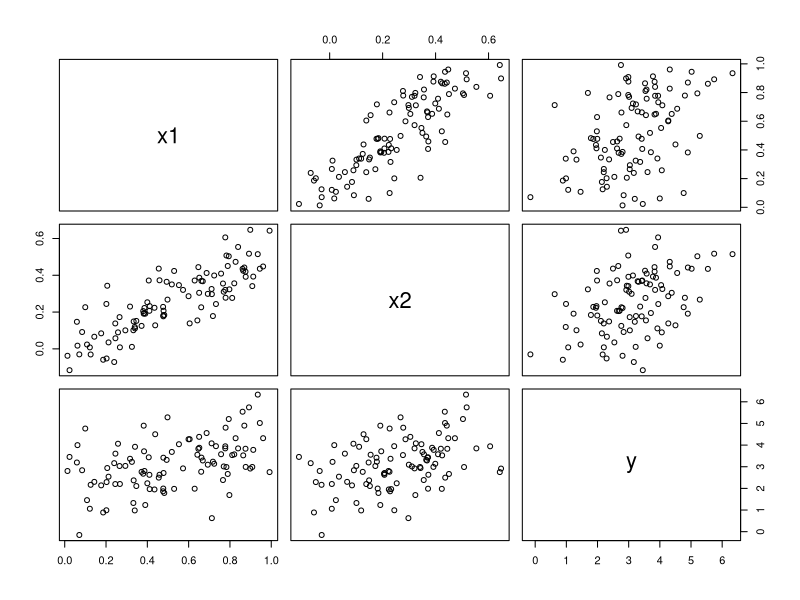
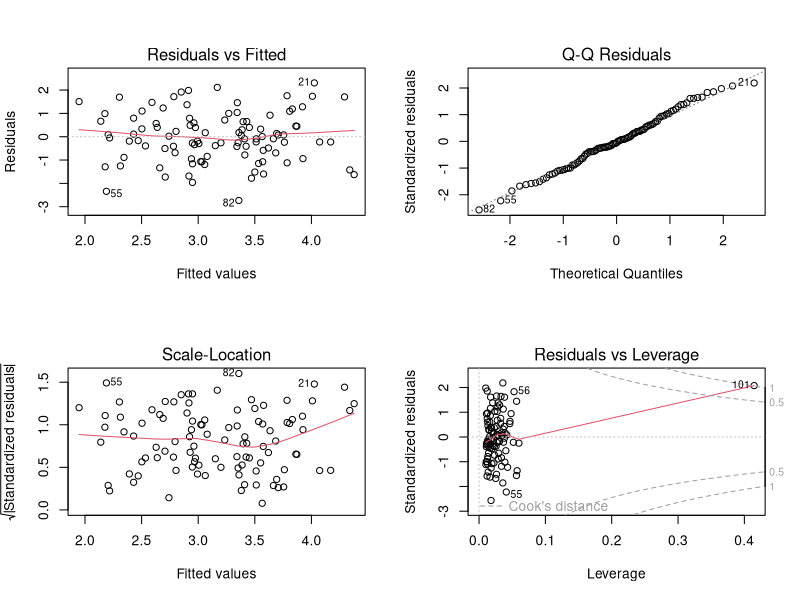
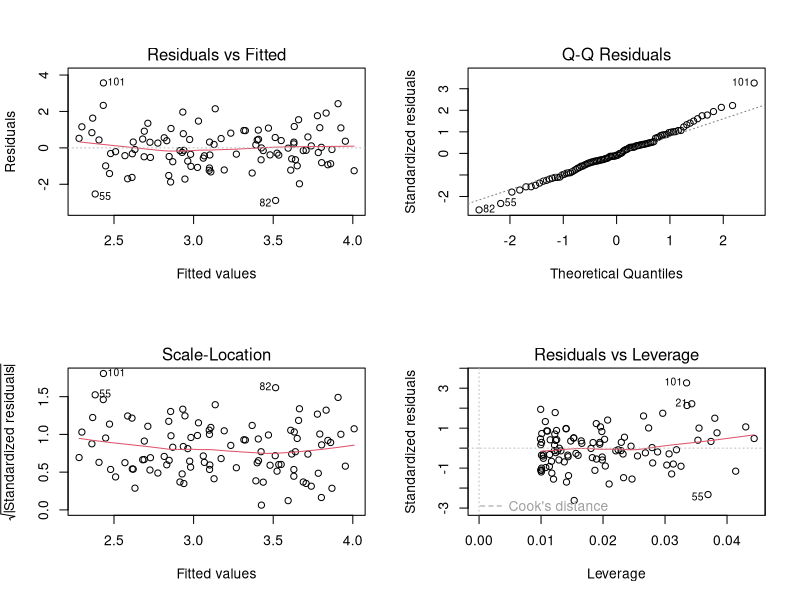
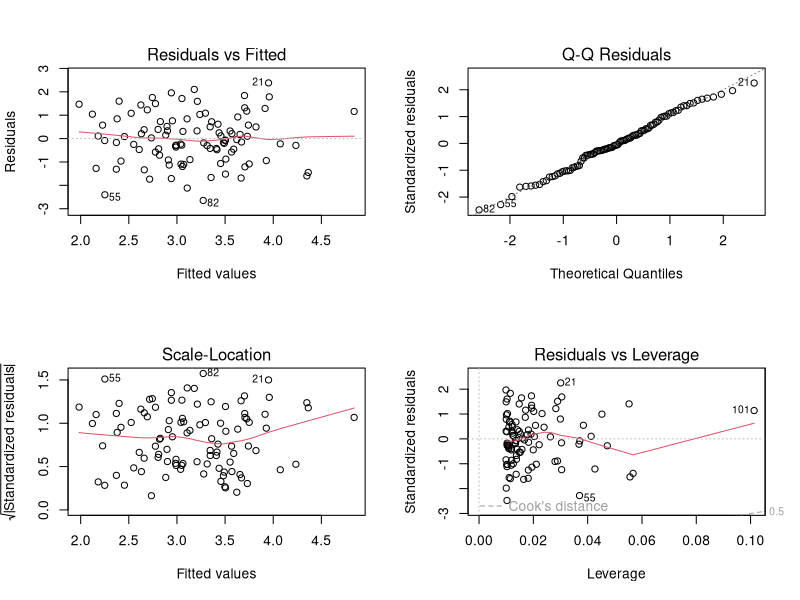
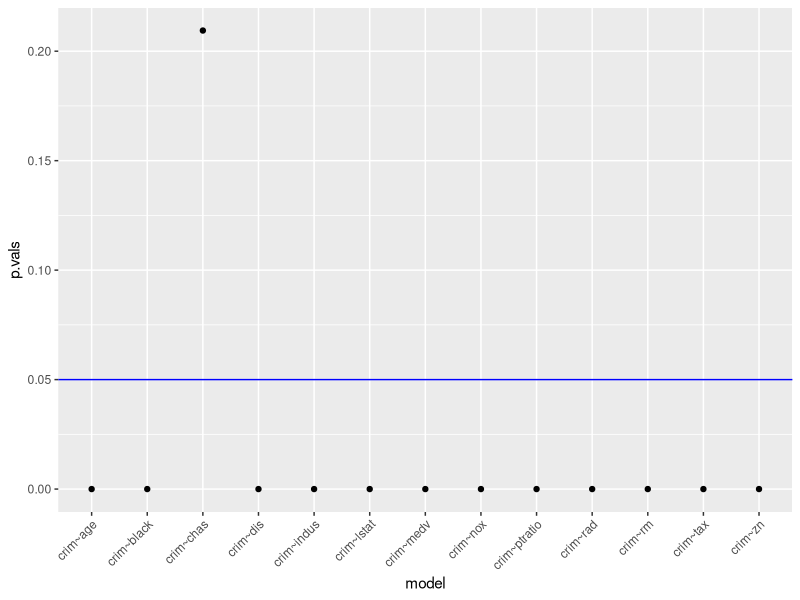
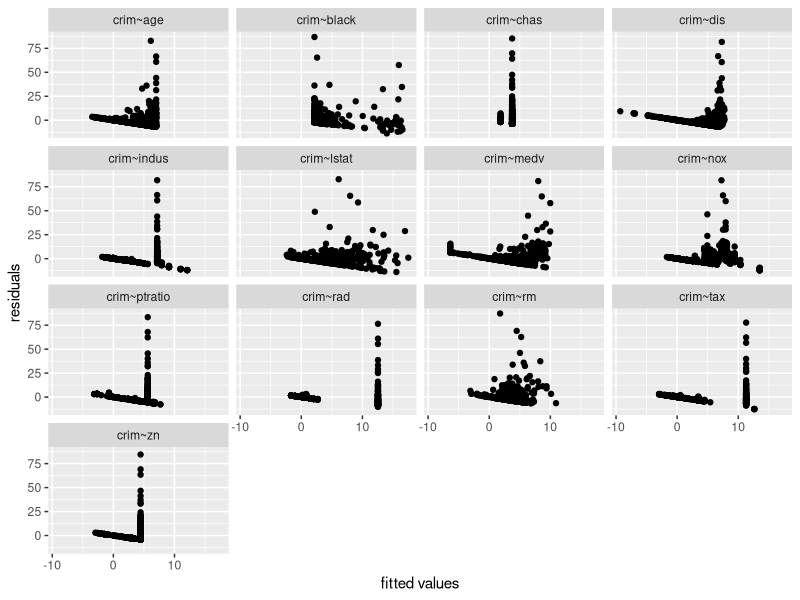
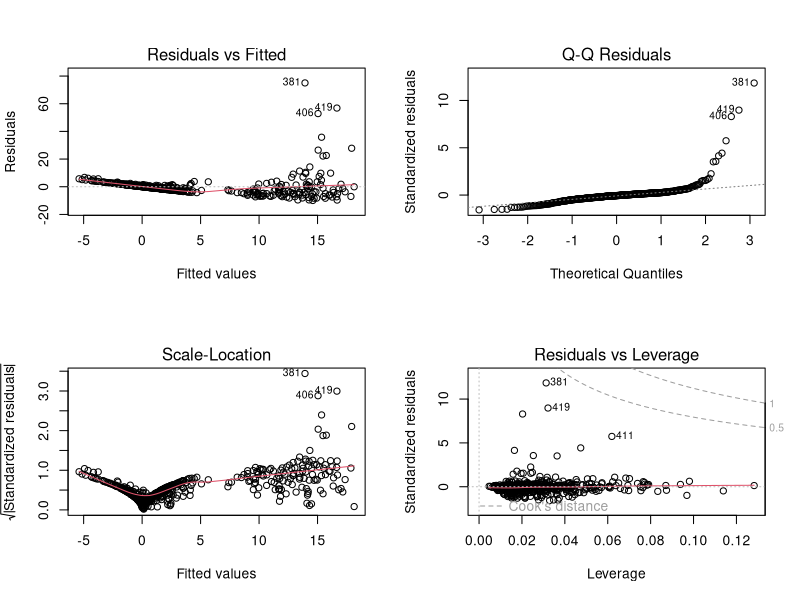
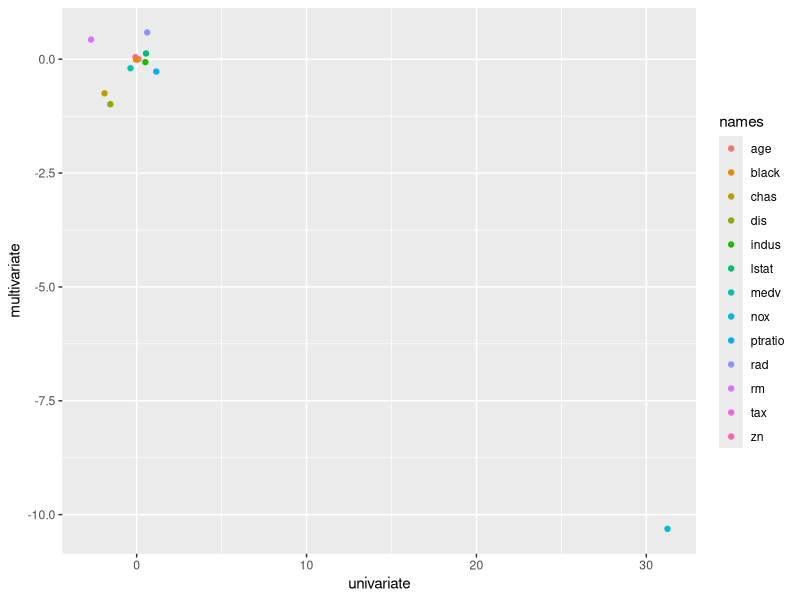

R code for these plots, in order:
## ---- chunk 1
library(tidyverse)
library(MASS)
## ---- chunk 2
set.seed(1)
x1 <- runif(100)
x2 <- 0.5*x1 + rnorm(100)/10
y <- 2 + 2*x1 + 0.3*x2 + rnorm(100)
## ---- chunk 3
cor(x1, x2)
pairs(data.frame(x1 = x1, x2 = x2, y = y))
## ---- chunk 4
lm_all <- lm(y ~ x1 + x2)
summary(lm_all)
## ---- chunk 5
lm_x1 <- lm(y ~ x1)
summary(lm_x1)
## ---- chunk 6
lm_x2 <- lm(y ~ x2)
summary(lm_x2)
## ---- chunk 7
x1 <- c(x1, 0.1)
x2 <- c(x2, 0.8)
y <- c(y, 6)

lm_all_ao <- lm(y ~ x1 + x2)
summary(lm_all_ao)
par(mfrow = c(2,2))
plot(lm_all_ao)

lm_x1_ao <- lm(y ~ x1)
summary(lm_x1_ao)
par(mfrow = c(2,2))
plot(lm_x1_ao)

lm_x2_ao <- lm(y ~ x2)
summary(lm_x2_ao)
par(mfrow = c(2,2))
plot(lm_x2_ao)
## ---- chunk 8
data(Boston)
models <- lapply(paste("crim", names(Boston)[-1], sep = "~"), formula)
res_models <- lapply(models, function(x) {summary(lm(formula = x, data = Boston))})
names(res_models) <- paste("crim", names(Boston)[-1], sep = "~")
res_models
## ---- chunk 9
p_vals <- sapply(res_models, function(x) x$coefficients[2,4])
p_vals <- data.frame(model = names(p_vals), `p-vals` = p_vals)

plot <- p_vals %>%
          ggplot(aes(x = model, y = p.vals)) + 
            geom_point() + 
              geom_hline(yintercept = 0.05, col = "blue") + 
                theme(axis.text.x = element_text(angle = 45, hjust = 1))
plot
## ---- chunk 10
models <- lapply(paste("crim", names(Boston)[-1], sep = "~"), formula)
no_sum_models <- lapply(models, function(x) lm(formula = x, data = Boston))
names(no_sum_models) <- paste("crim", names(Boston)[-1], sep = "~")

tt <-
  do.call(rbind, lapply(seq_along(no_sum_models), 
                        function(x) data.frame(name = names(no_sum_models[x]),
                                               fv = no_sum_models[[x]]$fitted.values, 
                                               res = no_sum_models[[x]]$residuals)))
## ---- chunk 11
diag_plot <-
  tt %>% 
    ggplot(aes(x = fv, y = res)) +
      geom_point() + 
        facet_wrap(~ name) + 
          xlab("fitted values") +
            ylab("residuals")

diag_plot
## ---- chunk 12
lm_all <- lm(crim ~ ., data = Boston)
summary(lm_all)
## ---- chunk 13
par(mfrow = c(2,2))
plot(lm_all)
## ---- chunk 14
univariate <- as.numeric(sapply(res_models, function(x) x$coefficients[2,1]))
multivariate <- as.numeric(lm_all$coefficients[-1])
names <- names(lm_all$coefficients)[-1]
  
cos <- data.frame(
  names = names,
  univariate = univariate,
  multivariate = multivariate
)

plot2 <- cos %>%
          ggplot(aes(x = univariate, y = multivariate)) + 
            geom_point(aes(col = names)) + 
              scale_fill_distiller()
plot2
## ---- chunk 15
covs <- paste(names(Boston)[-c(1, 4)], 
              paste0("poly(", names(Boston)[-c(1, 4)], ", 3)"),
              sep = "+")

models_poly3 <- lapply(paste("crim", covs, sep = "~"), formula)

res_models_poly3 <- lapply(models_poly3, function(x) {summary(lm(formula = x, data = Boston))})

names(res_models_poly3) <- paste("crim", covs, sep = "~")

res_models_poly3
## ---- chunk 16
p_vals_poly <- lapply(res_models_poly3, function(x) x$coefficients[-1, 4])
p_vals_poly <- data.frame(do.call(rbind, p_vals_poly))
p_vals_poly <- cbind(names(Boston)[-c(1, 4)], p_vals_poly)
names(p_vals_poly) <- c("term", "linear", "quadratic", "cubic")
row.names(p_vals_poly) <- NULL

p_vals_poly_long <- p_vals_poly %>% tidyr::gather("power", "p_value", -1)



pplot <- p_vals_poly_long %>%
          ggplot(aes(x = term, y = p_value, color = power)) + 
            geom_point() + 
              geom_hline(yintercept = 0.05, col = "black") +
                theme(axis.text.x = element_text(angle = 45, hjust = 1))
pplot
